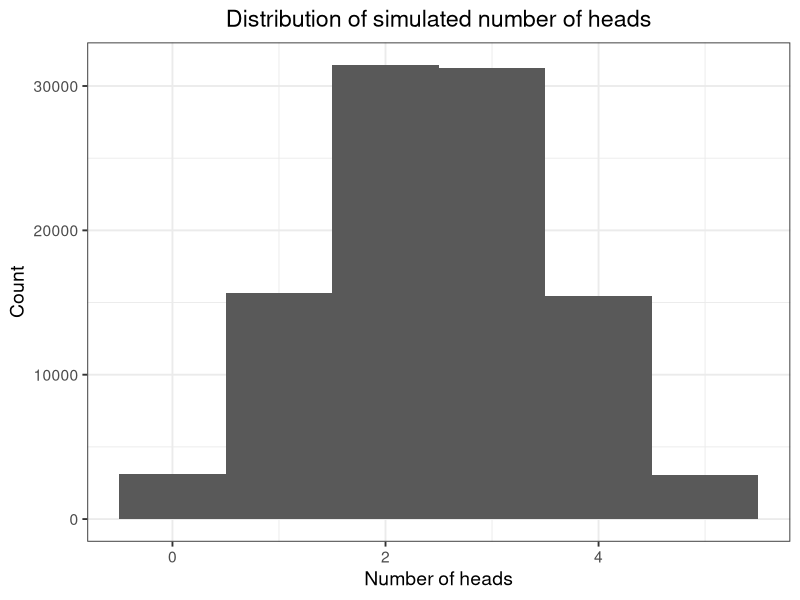
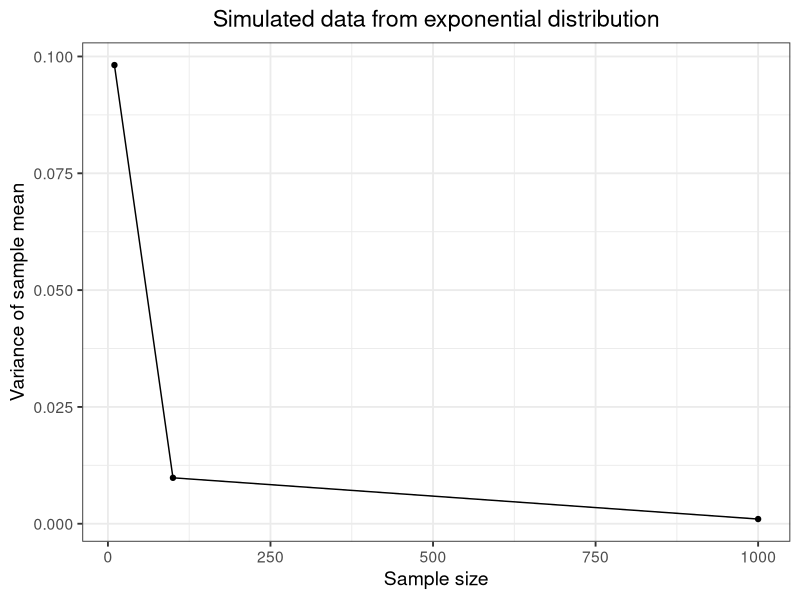

These charts were generated, in order, by the following R code:
## ---- chunk 1
options(htmltools.dir.version = FALSE)
knitr::opts_chunk$set(comment = "##")
knitr::opts_chunk$set(cache = FALSE)
knitr::opts_chunk$set(error = TRUE)
library(kableExtra)
library(tidyverse)
## ---- chunk 2
0.5^(5)
## ---- chunk 3
coins <- rbinom(n = 100000, size = 5, prob = 0.5)
mean(coins == 5)
## ---- chunk 4
data1 <- rexp(10, rate = 1)
mean(data1)
data2 <- rexp(100, rate = 1)
mean(data2)
data3 <- rexp(1000, rate = 1)
mean(data3)
## ---- chunk 5
n_sim <- 10000
result_matrix <- matrix(nrow = n_sim, ncol = 3)
for (i_sim in 1:n_sim) {
  result_matrix[i_sim, 1] <- mean(rexp(10, rate = 1))
  result_matrix[i_sim, 2] <- mean(rexp(100, rate = 1))
  result_matrix[i_sim, 3] <- mean(rexp(1000, rate = 1))
}
head(result_matrix)
## ---- chunk 6
var(result_matrix[, 1])
var(result_matrix[, 2])
var(result_matrix[, 3])
## ---- chunk 7
flip_coins_once <- function() {
  coins <- rbinom(n = 1, size = 5, prob = 0.5)
  return(mean(coins == 5))
}
## ---- chunk 8
generate_data_once <- function(n) {
  data <- rexp(n, rate = 1)
  return(mean(data))
}
## ---- chunk 9
n_sim <- 10
result_matrix <- matrix(nrow = n_sim, ncol = 3)
for (i_sim in 1:n_sim) {
  result_matrix[i_sim, 1] <- mean(rexp(10, rate = 1))
  result_matrix[i_sim, 2] <- mean(rexp(100, rate = 1))
  result_matrix[i_sim, 3] <- mean(rexp(1000, rate = 1))
}
## ---- chunk 10
n_sim <- 10000
result_matrix <- matrix(nrow = n_sim, ncol = 3)
for (i_sim in 1:n_sim) {
  result_matrix[i_sim, 1] <- mean(rexp(10, rate = 1))
  result_matrix[i_sim, 2] <- mean(rexp(100, rate = 1))
  result_matrix[i_sim, 3] <- mean(rexp(1000, rate = 1))
}
## ---- chunk 11
plot_df <- data.frame(coins = coins) 
ggplot(plot_df, aes(x = coins)) + 
  geom_histogram(bins = 6) + 
  labs(x = "Number of heads", y = "Count") + 
  ggtitle("Distribution of simulated number of heads") + 
  theme_bw(base_size = 14) + 
  theme(plot.title = element_text(hjust = 0.5))
## ---- chunk 12
plot_df <- data.frame(n = c(10, 100, 1000), 
                      var = c(var(result_matrix[, 1]),
                              var(result_matrix[, 2]),
                              var(result_matrix[, 3]))) 
ggplot(plot_df, aes(x = n, y = var)) + 
  geom_point() + 
  geom_line() + 
  labs(x = "Sample size", y = "Variance of sample mean") + 
  ggtitle("Simulated data from exponential distribution") + 
  theme_bw(base_size = 14) + 
  theme(plot.title = element_text(hjust = 0.5))
